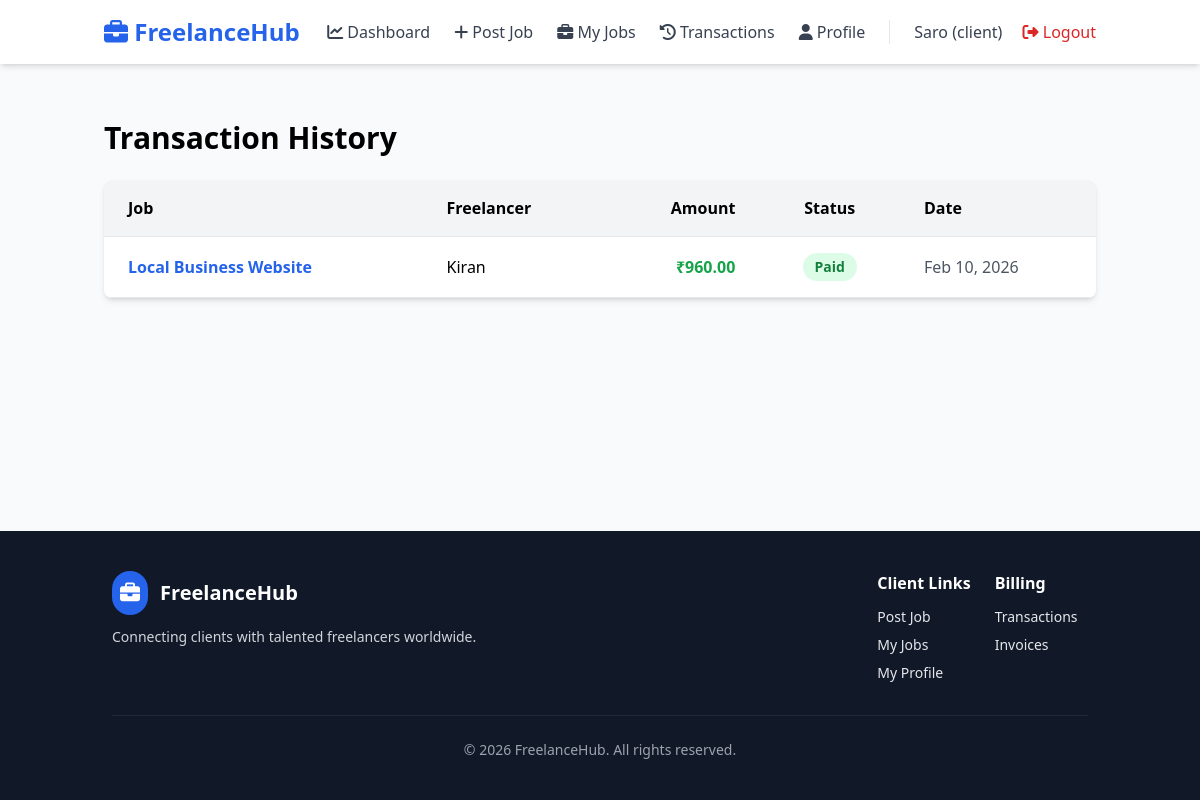
Page /transactions (signed in) on the earlier database version.
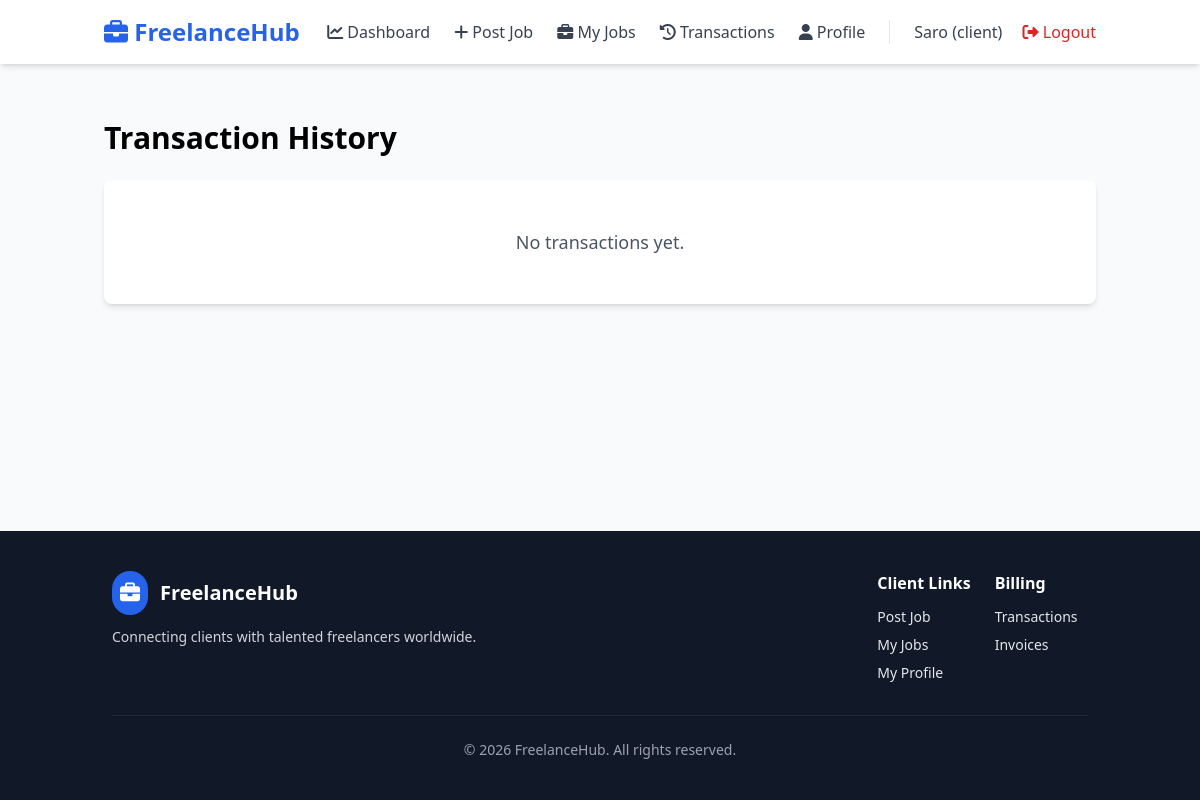
Same page on the later database version.
### models.py (models this page shows, shortened)
class Payment(db.Model):
    __tablename__ = 'payments'
    id = db.Column(db.Integer, primary_key=True)
    job_id = db.Column(db.Integer, db.ForeignKey('jobs.id'), nullable=False, index=True)
    client_id = db.Column(db.Integer, db.ForeignKey('users.id'), nullable=False, index=True)
    freelancer_id = db.Column(db.Integer, db.ForeignKey('users.id'), nullable=False, index=True)
    amount = db.Column(db.Float, nullable=False)
    status = db.Column(db.String(20), default='pending')  # pending, paid, released
    created_at = db.Column(db.DateTime, default=datetime.utcnow)
    paid_at = db.Column(db.DateTime)
    released_at = db.Column(db.DateTime)

class Job(db.Model):
    __tablename__ = 'jobs'
    id = db.Column(db.Integer, primary_key=True)
    client_id = db.Column(db.Integer, db.ForeignKey('users.id'), nullable=False, index=True)
    title = db.Column(db.String(200), nullable=False)
    description = db.Column(db.Text, nullable=False)
    budget = db.Column(db.Float, nullable=False)
    category = db.Column(db.String(50), nullable=False)  # web, mobile, design, writing, etc
    deadline = db.Column(db.DateTime, nullable=False)
    status = db.Column(db.String(20), default='open')  # open, in_progress, completed, cancelled
    accepted_bid_id = db.Column(db.Integer, db.ForeignKey('bids.id'), nullable=True)
    created_at = db.Column(db.DateTime, default=datetime.utcnow)
    updated_at = db.Column(db.DateTime, default=datetime.utcnow, onupdate=datetime.utcnow)
    bids = db.relationship('Bid', backref='job', foreign_keys='Bid.job_id', cascade='all, delete-orphan')
    accepted_bid = db.relationship('Bid', uselist=False, foreign_keys='Job.accepted_bid_id')
    payment = db.relationship('Payment', uselist=False, backref='job', cascade='all, delete-orphan')
    work_submission = db.relationship('WorkSubmission', uselist=False, backref='job', cascade='all, delete-orphan')
    reviews = db.relationship('Review', backref='job', cascade='all, delete-orphan')

class User(UserMixin, db.Model):
    __tablename__ = 'users'
    id = db.Column(db.Integer, primary_key=True)
    name = db.Column(db.String(120), nullable=False)
    email = db.Column(db.String(120), unique=True, nullable=False, index=True)
    password_hash = db.Column(db.String(255), nullable=False)
    role = db.Column(db.String(20), nullable=False)  # 'client' or 'freelancer'
    created_at = db.Column(db.DateTime, default=datetime.utcnow)
    freelancer_profile = db.relationship('FreelancerProfile', uselist=False, backref='user', cascade='all, delete-orphan')
    jobs = db.relationship('Job', backref='client', foreign_keys='Job.client_id', cascade='all, delete-orphan')
    bids = db.relationship('Bid', backref='freelancer', cascade='all, delete-orphan')
    payments_as_client = db.relationship('Payment', foreign_keys='Payment.client_id', backref='client')
    payments_as_freelancer = db.relationship('Payment', foreign_keys='Payment.freelancer_id', backref='freelancer')
    reviews_given = db.relationship('Review', foreign_keys='Review.client_id', backref='client_reviewer')
    reviews_received = db.relationship('Review', foreign_keys='Review.freelancer_id', backref='freelancer_reviewed')
    def is_freelancer(self):
        return self.role == 'freelancer'
    def is_client(self):
        return self.role == 'client'

### app.py (the view)
    @app.route('/transactions')
    @login_required
    def transactions():
        page = request.args.get('page', 1, type=int)
        if current_user.is_freelancer():
            pagination = Payment.query.filter_by(freelancer_id=current_user.id).order_by(Payment.created_at.desc()).paginate(page=page, per_page=10)
        else:
            pagination = Payment.query.filter_by(client_id=current_user.id).order_by(Payment.created_at.desc()).paginate(page=page, per_page=10)
        payments = pagination.items
        return render_template('transactions.html', payments=payments, pagination=pagination)

### templates/transactions.html (shortened to what this page needs)
{% extends "base.html" %}
{% block content %}
<div class="space-y-6">
    <h1 class="text-3xl font-bold">Transaction History</h1>
    {% if payments %}
        <div class="bg-white rounded-lg shadow-md overflow-hidden">
            <table class="w-full">
                <thead class="bg-gray-100 border-b">
                    <tr>
                        <th class="px-6 py-4 text-left font-semibold">Job</th>
                        <th class="px-6 py-4 text-left font-semibold">
                            {% if current_user.is_freelancer() %}
                                Client
                            {% else %}
                                Freelancer
                            {% endif %}
                        </th>
                        <th class="px-6 py-4 text-right font-semibold">Amount</th>
                        <th class="px-6 py-4 text-center font-semibold">Status</th>
                        <th class="px-6 py-4 text-left font-semibold">Date</th>
                    </tr>
                </thead>
                <tbody>
                    {% for payment in payments %}
                        <tr class="border-b hover:bg-gray-50">
                            <td class="px-6 py-4">
                                <a href="{{ url_for('job_detail', job_id=payment.job_id) }}" class="text-blue-600 hover:underline font-semibold">
                                    {{ payment.job.title[:30] }}{% if payment.job.title|length > 30 %}...{% endif %}
                                </a>
                            </td>
                            <td class="px-6 py-4">
                                {% if current_user.is_freelancer() %}
                                    {{ payment.client.name }}
                                {% else %}
                                    {{ payment.freelancer.name }}
                                {% endif %}
                            </td>
                            <td class="px-6 py-4 text-right font-bold text-green-600">
                                ₹{{ "%.2f"|format(payment.amount) }}
                            </td>
                            <td class="px-6 py-4 text-center">
                                <span class="inline-block px-3 py-1 rounded-full text-sm font-semibold
                                    {% if payment.status == 'paid' %}bg-green-100 text-green-700
                                    {% elif payment.status == 'released' %}bg-blue-100 text-blue-700
                                    {% else %}bg-yellow-100 text-yellow-700{% endif %}">
                                    {{ payment.status|capitalize }}
                                </span>
                            </td>
                            <td class="px-6 py-4 text-gray-600">
                                {{ payment.created_at.strftime('%b %d, %Y') }}
                            </td>
                        </tr>
                    {% endfor %}
                </tbody>
            </table>
        </div>
    {% else %}
        <div class="bg-white p-12 rounded-lg shadow-md text-center">
            <p class="text-gray-600 text-lg">No transactions yet.</p>
        </div>
    {% endif %}
</div>
{% endblock %}

Differences in the rows shown:
removed Payment: job "Local Business Website", freelancer.name "Kiran", amount "960.00", status "Paid", created_at "Feb 10, 2026"
Other differences:
text no longer shown: "Job Freelancer Amount Status Date"
text now shown: "No transactions yet."
